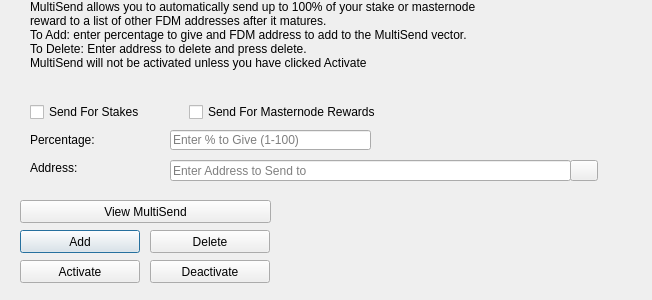
<?xml version="1.0" encoding="UTF-8"?>
<ui version="4.0">
 <class>MultiSendDialog</class>
 <widget class="QDialog" name="MultiSendDialog">
  <property name="windowModality">
   <enum>Qt::NonModal</enum>
  </property>
  <property name="geometry">
   <rect>
    <x>0</x>
    <y>0</y>
    <width>652</width>
    <height>300</height>
   </rect>
  </property>
  <property name="windowTitle">
   <string>MultiSend</string>
  </property>
  <widget class="QLineEdit" name="multiSendPercentEdit">
   <property name="geometry">
    <rect>
     <x>170</x>
     <y>130</y>
     <width>201</width>
     <height>20</height>
    </rect>
   </property>
   <property name="toolTip">
    <string>Enter whole numbers 1 - 100</string>
   </property>
   <property name="placeholderText">
    <string>Enter % to Give (1-100)</string>
   </property>
  </widget>
  <widget class="QLineEdit" name="multiSendAddressEdit">
   <property name="geometry">
    <rect>
     <x>170</x>
     <y>160</y>
     <width>401</width>
     <height>21</height>
    </rect>
   </property>
   <property name="toolTip">
    <string/>
   </property>
   <property name="placeholderText">
    <string>Enter Address to Send to</string>
   </property>
  </widget>
  <widget class="QLabel" name="label_2">
   <property name="geometry">
    <rect>
     <x>30</x>
     <y>0</y>
     <width>451</width>
     <height>121</height>
    </rect>
   </property>
   <property name="lineWidth">
    <number>1</number>
   </property>
   <property name="text">
    <string>MultiSend allows you to automatically send up to 100% of your stake or masternode reward to a list of other FDM addresses after it matures.
To Add: enter percentage to give and FDM address to add to the MultiSend vector.
To Delete: Enter address to delete and press delete.
MultiSend will not be activated unless you have clicked Activate</string>
   </property>
   <property name="alignment">
    <set>Qt::AlignLeading|Qt::AlignLeft|Qt::AlignTop</set>
   </property>
   <property name="wordWrap">
    <bool>true</bool>
   </property>
  </widget>
  <widget class="QLabel" name="message">
   <property name="geometry">
    <rect>
     <x>290</x>
     <y>200</y>
     <width>351</width>
     <height>91</height>
    </rect>
   </property>
   <property name="text">
    <string/>
   </property>
  </widget>
  <widget class="QPushButton" name="addButton">
   <property name="geometry">
    <rect>
     <x>20</x>
     <y>230</y>
     <width>120</width>
     <height>23</height>
    </rect>
   </property>
   <property name="toolTip">
    <string/>
   </property>
   <property name="statusTip">
    <string>Add to MultiSend Vector</string>
   </property>
   <property name="text">
    <string>Add</string>
   </property>
  </widget>
  <widget class="QPushButton" name="disableButton">
   <property name="geometry">
    <rect>
     <x>150</x>
     <y>260</y>
     <width>120</width>
     <height>23</height>
    </rect>
   </property>
   <property name="statusTip">
    <string>Deactivate MultiSend</string>
   </property>
   <property name="text">
    <string>Deactivate</string>
   </property>
  </widget>
  <widget class="QPushButton" name="addressBookButton">
   <property name="geometry">
    <rect>
     <x>570</x>
     <y>160</y>
     <width>28</width>
     <height>21</height>
    </rect>
   </property>
   <property name="toolTip">
    <string>Choose an address from the address book</string>
   </property>
   <property name="text">
    <string/>
   </property>
   <property name="icon">
    <iconset resource="../FDM.qrc">
     <normaloff>:/icons/address-book</normaloff>:/icons/address-book</iconset>
   </property>
   <property name="shortcut">
    <string>Alt+A</string>
   </property>
   <property name="autoDefault">
    <bool>false</bool>
   </property>
  </widget>
  <widget class="QLabel" name="label">
   <property name="geometry">
    <rect>
     <x>30</x>
     <y>130</y>
     <width>121</width>
     <height>20</height>
    </rect>
   </property>
   <property name="toolTip">
    <string>Percentage of stake to send</string>
   </property>
   <property name="text">
    <string>Percentage:</string>
   </property>
  </widget>
  <widget class="QLabel" name="label_5">
   <property name="geometry">
    <rect>
     <x>30</x>
     <y>160</y>
     <width>111</width>
     <height>16</height>
    </rect>
   </property>
   <property name="toolTip">
    <string>Address to send portion of stake to</string>
   </property>
   <property name="text">
    <string>Address:</string>
   </property>
  </widget>
  <widget class="QPushButton" name="deleteButton">
   <property name="geometry">
    <rect>
     <x>150</x>
     <y>230</y>
     <width>120</width>
     <height>23</height>
    </rect>
   </property>
   <property name="toolTip">
    <string/>
   </property>
   <property name="statusTip">
    <string>Delete Address From MultiSend Vector</string>
   </property>
   <property name="text">
    <string>Delete</string>
   </property>
  </widget>
  <widget class="QPushButton" name="activateButton">
   <property name="geometry">
    <rect>
     <x>20</x>
     <y>260</y>
     <width>120</width>
     <height>23</height>
    </rect>
   </property>
   <property name="statusTip">
    <string>Activate MultiSend</string>
   </property>
   <property name="text">
    <string>Activate</string>
   </property>
  </widget>
  <widget class="QPushButton" name="viewButton">
   <property name="geometry">
    <rect>
     <x>20</x>
     <y>200</y>
     <width>251</width>
     <height>23</height>
    </rect>
   </property>
   <property name="toolTip">
    <string/>
   </property>
   <property name="statusTip">
    <string>View MultiSend Vector</string>
   </property>
   <property name="text">
    <string>View MultiSend</string>
   </property>
  </widget>
  <widget class="QWidget" name="horizontalLayoutWidget">
   <property name="geometry">
    <rect>
     <x>30</x>
     <y>100</y>
     <width>351</width>
     <height>24</height>
    </rect>
   </property>
   <layout class="QHBoxLayout" name="horizontalLayout">
    <item>
     <widget class="QCheckBox" name="multiSendStakeCheckBox">
      <property name="text">
       <string>Send For Stakes</string>
      </property>
     </widget>
    </item>
    <item>
     <widget class="QCheckBox" name="multiSendMasternodeCheckBox">
      <property name="text">
       <string>Send For Masternode Rewards</string>
      </property>
     </widget>
    </item>
   </layout>
  </widget>
 </widget>
 <resources>
  <include location="../FDM.qrc"/>
 </resources>
 <connections/>
</ui>
